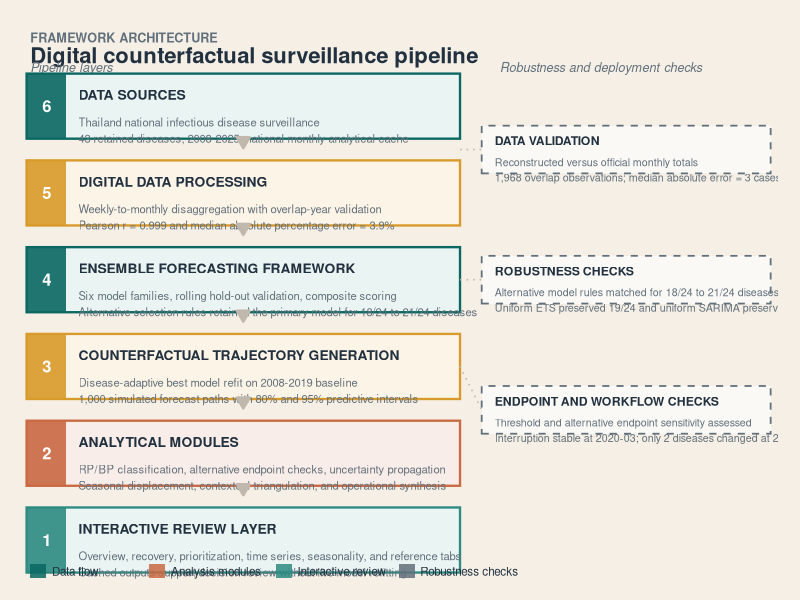
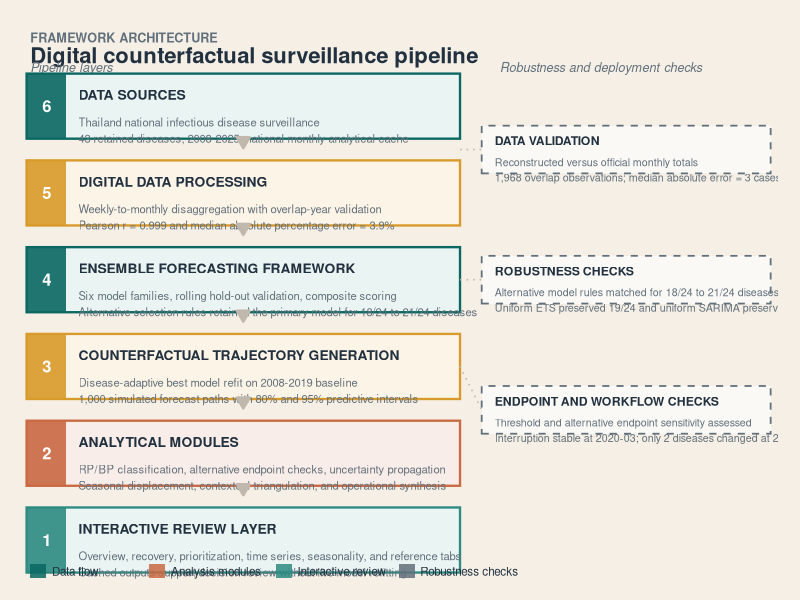

Recreate these plots in R, in order.
#####################################
## Fig 1 - Framework Architecture Diagram
## npj Digital Medicine submission
## Output: ../Outcome/Publish/npjDM/fig1.pdf | fig1.png
##
## Six-layer pipeline:
##   1. Data Sources
##   2. Digital Data Processing
##   3. Ensemble Forecasting Framework
##   4. Counterfactual Trajectory Generation
##   5. Analytical Modules (RP/BP + seasonality + context)
##   6. Surveillance Dashboard / Prioritization
##
## Plus a right-column robustness / deployment panel.
#####################################

library(ggplot2)
library(dplyr)
library(grid)

Sys.setlocale("LC_TIME", "C")

out_dir <- "../Outcome/Publish/npjDM"
dir.create(out_dir, showWarnings = FALSE, recursive = TRUE)

COL_TEAL <- "#0A6762"
COL_CORAL <- "#C96A43"
COL_GOLD <- "#D89A2B"
COL_SLATE <- "#22313F"
COL_SAND <- "#F5EFE6"
COL_LINE <- "#C1B8AD"
COL_MUTED <- "#62707B"
COL_GREEN <- "#2D8B81"

layer_data <- tibble::tribble(
  ~yc, ~h, ~fill, ~border, ~label, ~sublabel,
  5.5, 0.75, "#EAF4F3", COL_TEAL, "DATA SOURCES",
  "Thailand national infectious disease surveillance\n43 retained diseases, 2008-2025, national monthly analytical cache",
  4.5, 0.75, "#FDF4E7", COL_GOLD, "DIGITAL DATA PROCESSING",
  "Weekly-to-monthly disaggregation with overlap-year validation\nPearson r = 0.999 and median absolute percentage error = 3.9%",
  3.5, 0.75, "#EAF4F3", COL_TEAL, "ENSEMBLE FORECASTING FRAMEWORK",
  "Six model families, rolling hold-out validation, composite scoring\nAlternative selection rules retained the primary model for 18/24 to 21/24 diseases",
  2.5, 0.75, "#FDF4E7", COL_GOLD, "COUNTERFACTUAL TRAJECTORY GENERATION",
  "Disease-adaptive best model refit on 2008-2019 baseline\n1,000 simulated forecast paths with 80% and 95% predictive intervals",
  1.5, 0.75, "#F9EDE9", COL_CORAL, "ANALYTICAL MODULES",
  "RP/BP classification, alternative endpoint checks, uncertainty propagation\nSeasonal displacement, contextual triangulation, and operational synthesis",
  0.5, 0.75, "#EAF4F3", COL_GREEN, "INTERACTIVE REVIEW LAYER",
  "Overview, recovery, prioritization, time series, seasonality, and reference tabs\nCached outputs support decision review without live model refitting"
)

arrow_ys <- c(5.12, 4.12, 3.12, 2.12, 1.12)

val_data <- tibble::tribble(
  ~yc, ~h, ~fill, ~border, ~label, ~sublabel,
  5.0, 0.55, "#FAFAF7", COL_MUTED, "DATA VALIDATION",
  "Reconstructed versus official monthly totals\n1,968 overlap observations; median absolute error = 3 cases",
  3.5, 0.55, "#FAFAF7", COL_MUTED, "ROBUSTNESS CHECKS",
  "Alternative model rules matched for 18/24 to 21/24 diseases\nUniform ETS preserved 19/24 and uniform SARIMA preserved 16/24 classifications",
  2.0, 0.55, "#FAFAF7", COL_MUTED, "ENDPOINT AND WORKFLOW CHECKS",
  "Threshold and alternative endpoint sensitivity assessed\nInterruption stable at 2020-03; only 2 diseases changed at 2020-04"
)

p <- ggplot() +
  theme_void() +
  coord_cartesian(xlim = c(0, 10.5), ylim = c(0, 6.5), expand = FALSE) +
  theme(
    plot.background = element_rect(fill = COL_SAND, colour = NA),
    plot.margin = margin(14, 16, 12, 14)
  ) +
  annotate(
    "text",
    x = 0.15, y = 6.35,
    label = "FRAMEWORK ARCHITECTURE",
    hjust = 0, vjust = 1, size = 3.2, fontface = "bold",
    colour = COL_MUTED
  ) +
  annotate(
    "text",
    x = 0.15, y = 6.18,
    label = "Digital counterfactual surveillance pipeline",
    hjust = 0, vjust = 1, size = 5.6, fontface = "bold",
    colour = COL_SLATE
  ) +
  annotate(
    "text",
    x = 0.15, y = 5.95, label = "Pipeline layers",
    hjust = 0, size = 3.2, colour = COL_MUTED, fontface = "italic"
  ) +
  annotate(
    "text",
    x = 6.65, y = 5.95, label = "Robustness and deployment checks",
    hjust = 0, size = 3.2, colour = COL_MUTED, fontface = "italic"
  )

for (i in seq_len(nrow(layer_data))) {
  row <- layer_data[i, ]
  ymin <- row$yc - row$h / 2
  ymax <- row$yc + row$h / 2

  p <- p +
    annotate(
      "rect",
      xmin = 0.1, xmax = 6.1,
      ymin = ymin, ymax = ymax,
      fill = row$fill, colour = row$border, linewidth = 0.8, alpha = 0.95
    ) +
    annotate(
      "rect",
      xmin = 0.1, xmax = 0.65,
      ymin = ymin, ymax = ymax,
      fill = row$border, colour = NA, alpha = 0.9
    ) +
    annotate(
      "text",
      x = 0.38, y = row$yc,
      label = as.character(nrow(layer_data) - i + 1),
      hjust = 0.5, vjust = 0.5, size = 4.2, fontface = "bold",
      colour = "white"
    ) +
    annotate(
      "text",
      x = 0.82, y = row$yc + 0.13,
      label = row$label,
      hjust = 0, vjust = 0.5, size = 3.5, fontface = "bold",
      colour = COL_SLATE
    ) +
    annotate(
      "text",
      x = 0.82, y = row$yc - 0.13,
      label = row$sublabel,
      hjust = 0, vjust = 1, size = 2.85,
      colour = COL_MUTED
    )
}

for (ay in arrow_ys) {
  p <- p +
    annotate(
      "segment",
      x = 3.1, xend = 3.1,
      y = ay, yend = ay - 0.10,
      colour = COL_LINE, linewidth = 1.0,
      arrow = arrow(length = unit(0.12, "inches"), type = "closed")
    )
}

for (i in seq_len(nrow(val_data))) {
  row <- val_data[i, ]
  ymin <- row$yc - row$h / 2
  ymax <- row$yc + row$h / 2

  p <- p +
    annotate(
      "rect",
      xmin = 6.4, xmax = 10.4,
      ymin = ymin, ymax = ymax,
      fill = row$fill, colour = row$border, linewidth = 0.6,
      linetype = "dashed", alpha = 0.9
    ) +
    annotate(
      "text",
      x = 6.58, y = row$yc + 0.10,
      label = row$label,
      hjust = 0, vjust = 0.5, size = 3.1, fontface = "bold",
      colour = COL_SLATE
    ) +
    annotate(
      "text",
      x = 6.58, y = row$yc - 0.10,
      label = row$sublabel,
      hjust = 0, vjust = 1, size = 2.7,
      colour = COL_MUTED
    )
}

connector_pairs <- list(
  c(5.0, 5.0),
  c(3.5, 3.5),
  c(2.5, 2.0)
)

for (pair in connector_pairs) {
  p <- p +
    annotate(
      "segment",
      x = 6.1, xend = 6.4,
      y = pair[[1]], yend = pair[[2]],
      colour = COL_LINE, linewidth = 0.55, linetype = "dotted"
    )
}

legend_items <- tibble::tribble(
  ~x, ~label, ~fill,
  0.15, "Data flow", COL_TEAL,
  1.8, "Analysis modules", COL_CORAL,
  3.55, "Interactive review", COL_GREEN,
  5.25, "Robustness checks", COL_MUTED
)

for (i in seq_len(nrow(legend_items))) {
  li <- legend_items[i, ]
  p <- p +
    annotate(
      "rect",
      xmin = li$x, xmax = li$x + 0.22, ymin = 0.06, ymax = 0.22,
      fill = li$fill, colour = NA, alpha = 0.85
    ) +
    annotate(
      "text",
      x = li$x + 0.30, y = 0.14, label = li$label,
      hjust = 0, vjust = 0.5, size = 2.95, colour = COL_SLATE
    )
}

ggsave(file.path(out_dir, "fig1.pdf"), p, width = 10.5, height = 7, device = cairo_pdf)
ggsave(file.path(out_dir, "fig1.png"), p, width = 10.5, height = 7, dpi = 300)

message("fig1 saved to ", out_dir)
